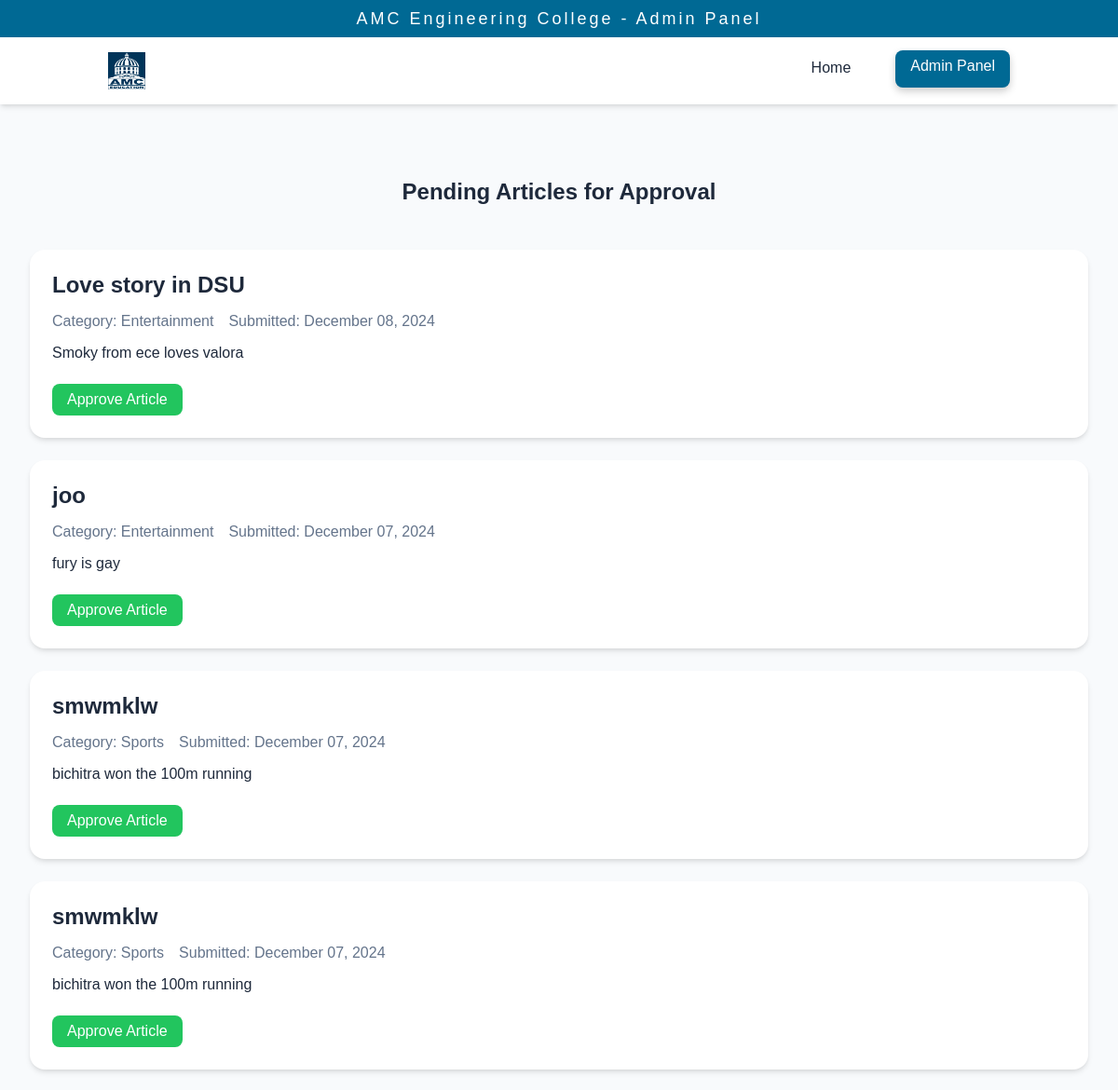
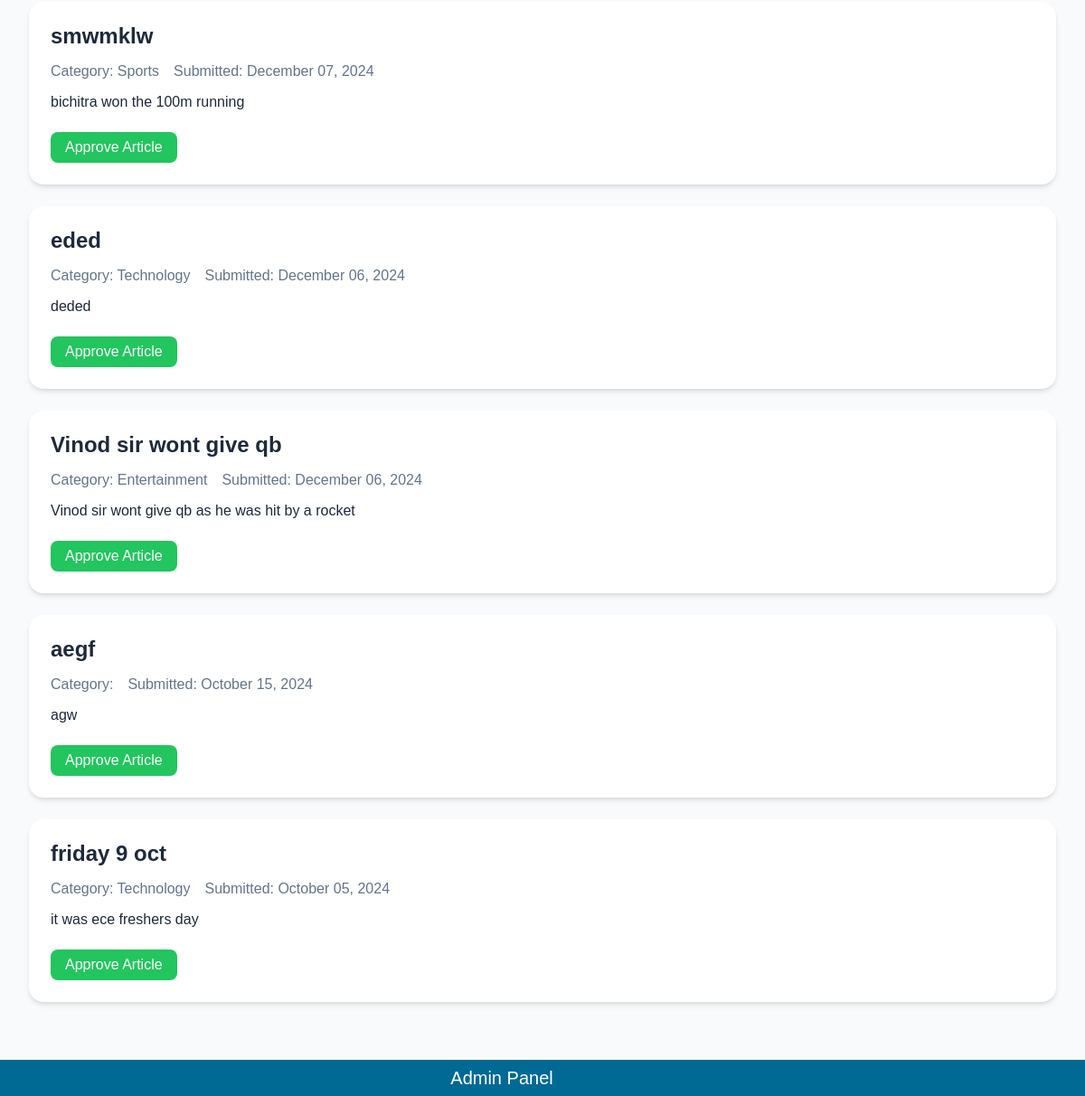
The app's page /index/admin/ (signed in) with its own data (2 pictures, top to bottom).
### newsletter/models.py (models this page shows, shortened)
class Article(models.Model):
    title = models.CharField(max_length=200)
    slug = models.SlugField(unique=True, null=True, blank=True)  # Re-add unique constraint
    content = models.TextField()
    created_at = models.DateTimeField(auto_now_add=True)
    updated_at = models.DateTimeField(auto_now=True)
    is_approved = models.BooleanField(default=False)
    is_published = models.BooleanField(default=False)
    author = models.ForeignKey(User, on_delete=models.CASCADE, related_name='articles', default=1)  # Assuming user with ID 1 exists
    category = models.ForeignKey(Category, on_delete=models.SET_NULL, null=True, related_name='articles')
    views_count = models.IntegerField(default=0)
    featured_image = models.ImageField(upload_to='articles/', null=True, blank=True)
    class Meta:
        ordering = ['-created_at']

class Category(models.Model):
    name = models.CharField(max_length=100)
    slug = models.SlugField(unique=True)
    description = models.TextField(blank=True)
    created_at = models.DateTimeField(auto_now_add=True)
    class Meta:
        verbose_name_plural = "Categories"

### newsletter/views.py (the view)
# urls.py: path('index/admin/', admin_article_list, name='admin_article_list'),
def admin_article_list(request):
    if not request.user.is_staff:
        return redirect('home')
    articles = Article.objects.filter(is_approved=False).select_related('category', 'author')
    return render(request, 'newsletter/admin_articles.html', {'articles': articles})

### newsletter/templates/newsletter/admin_articles.html (shortened to what this page needs)
{% load static %}
<!DOCTYPE html>
<html lang="en">
<head>
    <link rel="stylesheet" href="{% static 'style.css' %}">
</head>
<body>
    <header class="header">
        <div class="amc">
            <h1>AMC Engineering College - Admin Panel</h1>
        </div>
        <nav class="nav-container">
            <div class="nav-links">
                <img class="logo" src="{% static 'images/amc.png' %}" alt="My Image">
                <a href="{% url 'index' %}" class="nav-link">Home</a>
                <a href="#" class="nav-link active">Admin Panel</a>
            </div>
        </nav>
    </header>
    <main>
        <div class="admin-panel">
            <h2 class="section-title">Pending Articles for Approval</h2>
            <div class="articles-list">
                {% for article in articles %}
                <div class="article-card">
                    <h3 class="article-title">{{ article.title }}</h3>
                    <div class="article-meta">
                        <span class="category">Category: {{ article.category.name }}</span>
                        <span class="date">Submitted: {{ article.created_at|date:"F d, Y" }}</span>
                    </div>
                    <div class="article-content">
                        <p>{{ article.content|truncatewords:50 }}</p>
                    </div>
                    <div class="article-actions">
                        {% if not article.is_approved %}
                        <a href="{% url 'approve_article' article.id %}" class="approve-btn">Approve Article</a>
                        {% else %}
                        <span class="approved-badge">Approved</span>
                        {% endif %}
                    </div>
                </div>
                {% empty %}
                <p class="no-articles">No pending articles for review.</p>
                {% endfor %}
            </div>
        </div>
    </main>
    <footer class="footer">
        <div class="footer-content">
            <p class="footer-credits">Admin Panel</p>
        </div>
    </footer>
</body>
</html>

### newsletter/Static/style.css (style rules this page uses)
:root { --primary-color: #2563eb; --secondary-color: #1d4ed8; --accent-color: #3b82f6; --background-color: #f8fafc; --text-color: #1e293b; --light-text: #64748b; --white: #ffffff; --shadow: 0 4px 6px -1px rgba(0, 0, 0, 0.1), 0 2px 4px -1px rgba(0, 0, 0, 0.06); --transition: all 0.3s ease; }
* { margin: 0; padding: 0; box-sizing: border-box; }
html { scroll-behavior: smooth; scrollbar-width: 10px; }
body { font-family: Museo, sans-serif; background-color: var(--background-color); color: var(--text-color); }
.header { position: sticky; top: 0; z-index: 1000; background-color: #006994; box-shadow: var(--shadow); }
.amc { background-color: #006994; height: 40px; display: flex; align-items: center; justify-content: center; }
.amc h1 { color: var(--white); font-size: 18px; font-weight: 500; letter-spacing: 3px; margin: 0; }
.nav-container { padding: 1rem; background-color: var(--white); }
.nav-links { max-width: 1200px; margin: 0 100px; display: flex; gap: 2rem; justify-content: flex-end; }
.logo { height: 40px; width: 40px; background-color: #003459; margin-right: auto; }
.nav-link { text-decoration: none; color: var(--text-color); font-weight: 500; padding: 0.5rem 1rem; border-radius: 0.5rem; transition: var(--transition); }
.nav-link:hover, .nav-link.active { background-color: #006994; color: var(--white); transform: translateY(-2px); box-shadow: 0 4px 8px rgba(0, 0, 0, 0.2); }
.section-title { text-align: center; margin-bottom: 3rem; }
.admin-panel { max-width: 1200px; margin: 3rem auto; padding: 2rem; }
.article-card { background: var(--white); border-radius: 1rem; padding: 1.5rem; margin-bottom: 1.5rem; box-shadow: var(--shadow); }
.article-title { font-size: 1.5rem; margin-bottom: 1rem; color: var(--text-color); }
.article-meta { display: flex; gap: 1rem; margin-bottom: 1rem; color: var(--light-text); }
.article-content { margin-bottom: 1.5rem; color: var(--text-color); }
.article-actions { display: flex; gap: 1rem; }
.approve-btn { display: inline-block; padding: 0.5rem 1rem; background-color: #22c55e; color: var(--white); text-decoration: none; border-radius: 0.5rem; transition: var(--transition); }
footer { bottom: 0; position: fixed; height: 40px; background-color: #006994; width: 100%; display: flex; justify-content: center; align-items: center; color: white; }
footer p { margin-right: 90px; font-size: 20px; }

### records on screen
Article: title "Love story in DSU", category.name "Entertainment", created_at "December 08, 2024", content "Smoky from ece loves valora", is_approved "Approve Article"
Article: title "joo", category.name "Entertainment", created_at "December 07, 2024", content "fury is gay", is_approved "Approve Article"
Article: title "smwmklw", category.name "Sports", created_at "December 07, 2024", content "bichitra won the 100m running", is_approved "Approve Article"
Article: title "smwmklw", category.name "Sports", created_at "December 07, 2024", content "bichitra won the 100m running", is_approved "Approve Article"
Article: title "smwmklw", category.name "Sports", created_at "December 07, 2024", content "bichitra won the 100m running", is_approved "Approve Article"
Article: title "eded", category.name "Technology", created_at "December 06, 2024", content "deded", is_approved "Approve Article"
Article: title "Vinod sir wont give qb", category.name "Entertainment", created_at "December 06, 2024", content "Vinod sir wont give qb as he was hit by a rocket", is_approved "Approve Article"
Article: title "aegf", created_at "October 15, 2024", content "agw", is_approved "Approve Article"
Article: title "friday 9 oct", category.name "Technology", created_at "October 05, 2024", content "it was ece freshers day", is_approved "Approve Article"
